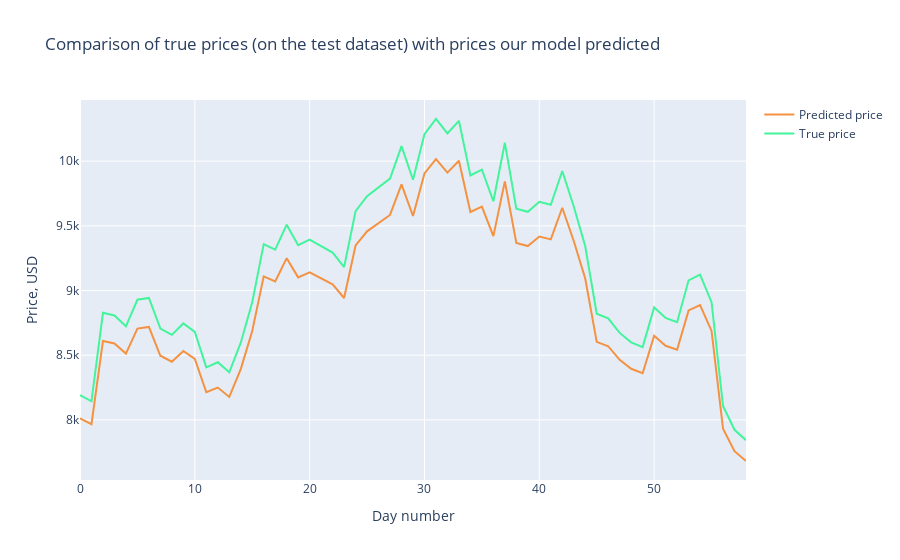

Here is the notebook cell this chart was saved with:
### Code cell
trace1 = go.Scatter(
    x = np.arange(0, len(prediction2_inverse), 1),
    y = prediction2_inverse,
    mode = 'lines',
    name = 'Predicted price',
    hoverlabel= dict(namelength=-1),
    line = dict(color=('rgb(244, 146, 65)'), width=2)
)
trace2 = go.Scatter(
    x = np.arange(0, len(Y_test2_inverse), 1),
    y = Y_test2_inverse,
    mode = 'lines',
    name = 'True price',
    line = dict(color=('rgb(66, 244, 155)'), width=2)
)

data = [trace1, trace2]
layout = dict(title = 'Comparison of true prices (on the test dataset) with prices our model predicted',
             xaxis = dict(title = 'Day number'), yaxis = dict(title = 'Price, USD'))
fig = dict(data=data, layout=layout)
py.iplot(fig, filename='results_demonstrating0')

### Figure 1 — Plotly figure (JSON) as saved in the notebook; plotly's stock layout.template omitted (floating-point values rounded to 4 significant figures)
{"data": [{"hoverlabel": {"namelength": -1}, "line": {"color": "rgb(244, 146, 65)", "width": 2}, "mode": "lines", "name": "Predicted price", "type": "scatter", "x": [0, 1, 2, 3, 4, 5, 6, 7, 8, 9, 10, 11, 12, 13, 14, 15, 16, 17, 18, 19, 20, 21, 22, 23, 24, 25, 26, 27, 28, 29, 30, 31, 32, 33, 34, 35, 36, 37, 38, 39, 40, 41, 42, 43, 44, 45, 46, 47, 48, 49, 50, 51, 52, 53, 54, 55, 56, 57, 58], "y": [8012.0, 7966.0, 8610.0, 8591.0, 8513.0, 8706.0, 8719.0, 8496.0, 8450.0, 8533.0, 8472.0, 8214.0, 8250.0, 8177.0, 8393.0, 8688.0, 9109.0, 9070.0, 9251.0, 9102.0, 9142.0, 9096.0, 9048.0, 8942.0, 9349.0, 9458.0, 9520.0, 9584.0, 9820.0, 9577.0, 9906.0, 10020.0, 9911.0, 10000.0, 9607.0, 9649.0, 9420.0, 9844.0, 9367.0, 9344.0, 9417.0, 9395.0, 9640.0, 9383.0, 9093.0, 8604.0, 8570.0, 8464.0, 8395.0, 8361.0, 8650.0, 8573.0, 8542.0, 8846.0, 8888.0, 8688.0, 7932.0, 7758.0, 7682.0]}, {"line": {"color": "rgb(66, 244, 155)", "width": 2}, "mode": "lines", "name": "True price", "type": "scatter", "x": [0, 1, 2, 3, 4, 5, 6, 7, 8, 9, 10, 11, 12, 13, 14, 15, 16, 17, 18, 19, 20, 21, 22, 23, 24, 25, 26, 27, 28, 29, 30, 31, 32, 33, 34, 35, 36, 37, 38, 39, 40, 41, 42, 43, 44, 45, 46, 47, 48, 49, 50, 51, 52, 53, 54, 55, 56, 57, 58], "y": [8192.0, 8144.0, 8828.0, 8807.0, 8724.0, 8929.0, 8943.0, 8706.0, 8658.0, 8746.0, 8681.0, 8407.0, 8445.0, 8368.0, 8597.0, 8910.0, 9359.0, 9317.0, 9509.0, 9351.0, 9393.0, 9344.0, 9294.0, 9181.0, 9613.0, 9730.0, 9796.0, 9865.0, 10120.0, 9857.0, 10210.0, 10330.0, 10210.0, 10310.0, 9889.0, 9934.0, 9690.0, 10140.0, 9633.0, 9608.0, 9686.0, 9663.0, 9925.0, 9650.0, 9342.0, 8821.0, 8784.0, 8672.0, 8600.0, 8562.0, 8870.0, 8788.0, 8755.0, 9079.0, 9123.0, 8910.0, 8108.0, 7924.0, 7843.0]}], "layout": {"title": {"text": "Comparison of true prices (on the test dataset) with prices our model predicted"}, "xaxis": {"title": {"text": "Day number"}}, "yaxis": {"title": {"text": "Price, USD"}}}}
